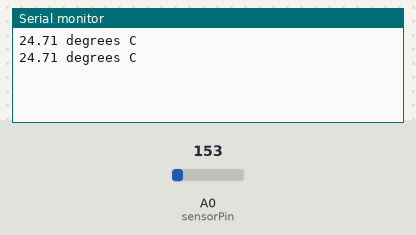
The sketch below on a simulated Arduino Uno, built with avr-gcc and run on an emulated ATmega328P. Shown: the last lines printed to the serial monitor. Inputs (shaded band) come from the test bench; at power-on: A0 (sensorPin) = 153. The modem accepts every AT command (registered, SIM ready, sends succeed) and sends nothing else.

Above: at 5.8 s.
5.9 s: A0 (sensorPin) set to 169
At 10.4 s:
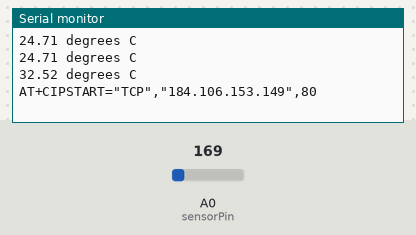
At 13.5 s:
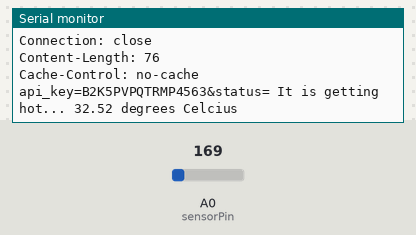

The sketch:

thingtweet.ino
```cpp
#include <SoftwareSerial.h>
#include <stdlib.h>
#include <String.h>

String reset  = "AT+RST";
String twitterAPIKey = "B2K5PVPQTRMP4563";
String tweetURI = "/apps/thingtweet/1/statuses/update";
String thingSpeak = "api.thingspeak.com";
String urlEncoded = "application/x-www-form-urlencoded";
String cmd;

int sensorPin = 0;
SoftwareSerial ser(2,3); // RX, TX

void setup() {
  // put your setup code here, to run once:
 // enable debug serial
  Serial.begin(9600);
  // enable software serial
  ser.begin(9600);
  //AT+IPR=9600; set baud rate

  // reset ESP8266
  ser.println(reset);
}

void loop() {
   // read from tmp36 sensor
   int reading = analogRead(sensorPin);
   float voltage = reading * 5.0;
   voltage /= 1024.0;
   //Serial.print(voltage);
   //Serial.println(" volts");
   float temperatureC = (voltage - 0.5) * 100 ;
   Serial.print(temperatureC);
   Serial.println(" degrees C");
   if(temperatureC > 29){

    //create a POST request header structure
    String payload = postRequest(tweetURI,thingSpeak,urlEncoded,tempAlertTweet(temperatureC));

    //TCP connect
    tcp_connect(cmd);

    // send data length
  if(postStatus(cmd,payload)){

      // thingspeak needs at least 15 sec delay between updates
        delay(30000);
      }else{
        ser.println("AT+CIPCLOSE");
        // alert user
       Serial.println("AT+CIPCLOSE");
       }
       }
  delay(5000);

}

 //TCP connection
    bool tcp_connect(String tcp_connect_cmd){
      // TCP connection
      tcp_connect_cmd = "AT+CIPSTART=\"TCP\",\"";
      tcp_connect_cmd += "184.106.153.149"; // api.thingspeak.com
      tcp_connect_cmd += "\",80";
      ser.println(tcp_connect_cmd);
      Serial.println(tcp_connect_cmd);
      //check for connection error
      if(ser.find("Error")||ser.find("closed")){
        Serial.println("AT+CIPSTART error");
        return;
      }
 }

  //POST request structure
 String postRequest(String url, String host, String content_type, String message){
   String postString = "POST " + url + " HTTP/1.1\r\n" +
                    "Host: "+ host + "\r\n" +
                    "Content-Type: "+ content_type + "\r\n" +
                    "Connection: "+"close\r\n" +
                    "Content-Length: " + message.length()+"\r\n" +
                    "Cache-Control: " +"no-cache\r\n" +
                     + "\r\n" + message;
                     return postString;
                     }

 //tweet message + api key + temperature
String tempAlertTweet(float temp){
  //tweet message
  String tempAlert = "api_key="+twitterAPIKey +
                  "&status= It is getting hot... " +
                  temp +" degrees Celcius ";
                  return tempAlert;
    }

//send payload to server via esp8266
bool postStatus(String command, String message){
  command = "AT+CIPSEND=";
  command += String(message.length());
  Serial.println(command);
  ser.println(command);
  if(ser.find(">")){
      ser.print(message);
      Serial.print(message);
      return;
      }
}
```

Measured:
- the behaviour switches between 161 and 162 on A0 (sensorPin) (found by bisection; images 0 and 1)
- after the input at 5.9 s, the serial monitor: prints a new line after 4.1 s (image 1)
